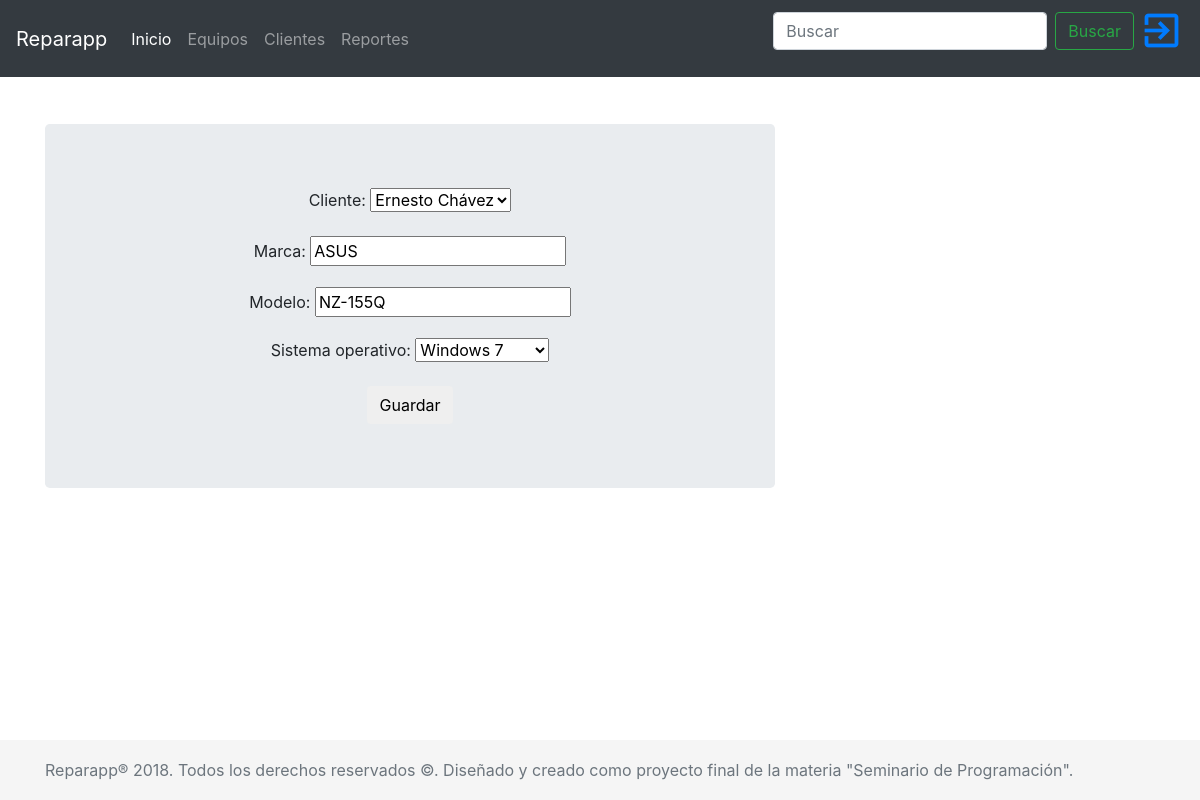
The page /equipo/1/edit/ on the database its author committed.
### reparapp/models.py (models this page shows, shortened)
class Equipo(models.Model):
    SISTEMAS_OPERATIVOS = (
        ('W10', 'Windows 10'),
        ('W8', 'Windows 8'),
        ('W7', 'Windows 7'),
        ('WV', 'Windows Vista'),
        ('WXP', 'Windows XP'),
        ('LINUX', 'LINUX'),
        ('OS', 'Mac OS'),
        ('UNIX', 'UNIX'),
        ('WV', 'Windows Vista'),
        ('O', 'Otro'),
    )
    INDEFINIDO = 'INDEFINIDO'
    cliente = models.ForeignKey('Cliente', on_delete=models.CASCADE)
    marca = models.CharField(max_length=30)
    modelo = models.CharField(max_length=30)
    sistema_operativo = models.CharField(
        max_length=10,
        choices=SISTEMAS_OPERATIVOS,
        default=INDEFINIDO,
    )

### reparapp/views.py (the view)
# urls.py: re_path(r'^equipo/(?P<pk>\d+)/edit/$', views.equipo_edit, name='equipo_edit'),
def equipo_edit(request, pk):
    title = 'Editar Equipo'
    equipo = get_object_or_404(Equipo, pk=pk)
    if request.method == "POST":
        form = EquipoForm(request.POST, instance=equipo)
        if form.is_valid():
            equipo = form.save(commit=False)
            equipo.save()
            return redirect('equipo_detail', pk=equipo.pk)
    else:
        form = EquipoForm(instance=equipo)
    return render(request, 'reparapp/equipo_edit.html', {'form': form})

### reparapp/forms.py
class EquipoForm(forms.ModelForm):
    class Meta:
        model = Equipo
        fields = '__all__'

### reparapp/models.py (called while the page is built)
    def __str__(self):
        return (self.nombre + " " + self.apellido)

### reparapp/templates/reparapp/equipo_edit.html (shortened to what this page needs)
{% extends 'reparapp/base.html' %}
{% block content %}
    <form method="POST" class="post-form form-horizontal jumbotron text-center center-block">{% csrf_token %}
        {{ form.as_p }}
        <button type="submit" class="save btn btn-default">Guardar</button>
    </form>
{% endblock %}

### reparapp/static/css/reparapp.css (style rules this page uses)
html { position: relative; min-height: 100%; }
body { margin-bottom: 60px; }

### rows shown on the page
Equipo: cliente "Ernesto Chávez", marca "ASUS", modelo "NZ-155Q", sistema_operativo "Windows 7"
